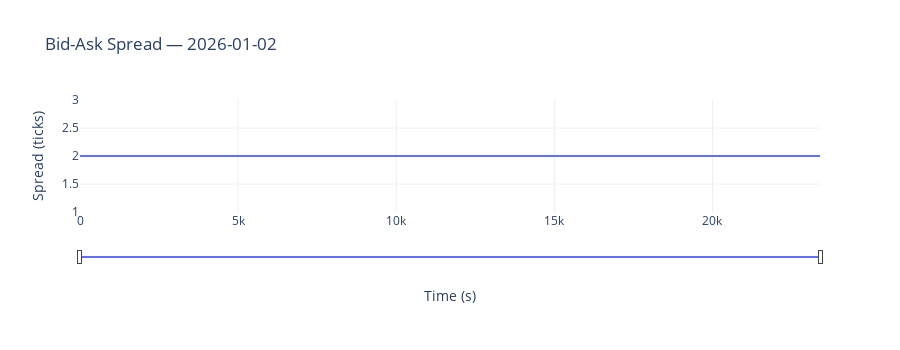

This figure's notebook cell:
### Markdown cell above
### Bid-Ask Spread

### Code cell
# Down-sample spread for plotting (every 1000th event)
stride = max(1, len(book["ts_ns"]) // 20000)
t_s = book["ts_ns"][::stride] / 1e9
spread = book["spread_ticks"][::stride]

fig_spread = go.Figure(
    data=go.Scatter(x=t_s, y=spread, mode="lines", name="Spread"),
    layout=go.Layout(
        title=f"Bid-Ask Spread — {sessions[0]['date']}",
        xaxis=dict(title="Time (s)", rangeslider=dict(visible=True)),
        yaxis=dict(title="Spread (ticks)"),
        height=350,
        template="plotly_white",
    ),
)
fig_spread.show()

### Figure 1 — Plotly figure (JSON) as saved in the notebook; plotly's stock layout.template omitted (floating-point values rounded to 4 significant figures; data arrays with more than 128 entries replaced by an {"elided": "..."} marker saying what was removed)
{"data": [{"mode": "lines", "name": "Spread", "type": "scatter", "x": {"elided": "20023 float values"}, "y": {"elided": "20023 int values"}}], "layout": {"height": 350, "title": {"text": "Bid-Ask Spread — 2026-01-02"}, "xaxis": {"rangeslider": {"visible": true}, "title": {"text": "Time (s)"}}, "yaxis": {"title": {"text": "Spread (ticks)"}}}}
